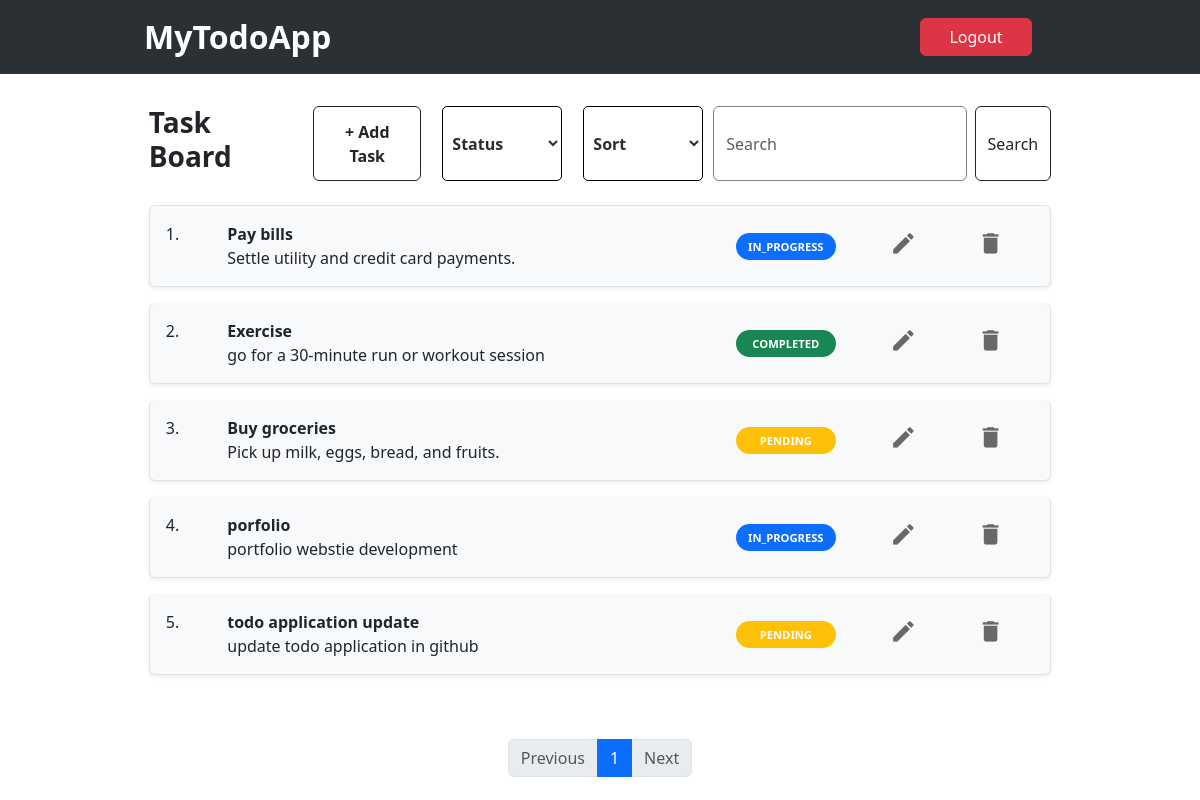
Screenshot of / (signed in) with the database file from the repository.
### todo/models.py (models this page shows, shortened)
class Task(models.Model):
    user = models.ForeignKey(User,on_delete=models.CASCADE)
    title = models.CharField(max_length = 255)
    description = models.TextField(default="")
    status = models.CharField(choices=StatusChoices.CHOICE_LIST, max_length=16)
    due_date = models.DateField(blank = True,null=True)
    due_time = models.TimeField(blank = True, null = True)
    created_at = models.DateTimeField(auto_now_add=True)
    updated_at = models.DateTimeField(auto_now=True)

### todo/views.py (the view)
# urls.py: path('',list_create_task),
@login_required
@csrf_exempt
def list_create_task(request):
    if request.method == "GET":
        page = request.GET.get("page",1)
        search = request.GET.get("search",None)
        status = request.GET.get("status",None)
        sort_by = request.GET.get("sort", "-created_at")
        task_queryset = Task.objects.filter(user=request.user).order_by(sort_by)
        if search is not None:
            task_queryset = task_queryset.filter(title__icontains=search)
        if status is not None and status != "ALL":
            task_queryset = task_queryset.filter(status=status)
        page_size = 5
        paginator = Paginator(task_queryset,page_size)
        try:
            page_obj = paginator.page(page)
        except PageNotAnInteger:
            page_obj = paginator.page(1)
        except EmptyPage:
            page_obj = paginator.page(paginator.num_pages)
        next_page,prev_page = "",""
        serialize_data = serialize("json",page_obj.object_list)
        context = {
            "is_paginated" : False,
            "page_obj" : page_obj,
            "paginator" : page_obj.paginator,
            "results" : page_obj.object_list,
            "search_str" : search,
            "is_loged_in": True
        }
        if context["results"]:
            context["is_paginated"] = True
        return render(request, template_name='todo/todo_list.html',context=context)
    else:
        return JsonResponse({
            "status" : "error",
            "message" : "not found",
            "payload" : {}
        },status=404)

### todo/templates/todo/todo_list.html (shortened to what this page needs)
{% extends 'todo/main.html' %}
{% block body %}
<div class="main-area py-2" style="padding: 0 10% 0 10%;">
    <div class="filter my-4">
        <div class="add-filter">
            <h3 class="task-board">Task Board</h3>
            <button type="button" class="btn btn-outline-dark" data-bs-toggle="modal"
                data-bs-target="#create-task-modal" style="font-weight: bold;" onclick="reset_form()">+ Add
                Task</button>
            <select name="status" id="status-list" onchange="location = filter_status_url();"
                style="font-weight: bold; color: rgb(44, 44, 44); width: 120px;">
                <option value="" id="status-placeholder" disabled hidden selected>Status</option>
            </select>
            <select name="sort" id="sort-list" onchange="location = ordering_url();"
                style="font-weight: bold; color: rgb(44, 44, 44);width: 120px;">
                <option value="" id="status-placeholder" disabled hidden selected>Sort</option>
            </select>
        </div>
        <form method="GET" action="/list_task/" class="d-flex" role="search">
            <input class="form-control me-2" style="border: 1px solid grey;" type="search" name="search"
                placeholder="Search" aria-label="Search" value='{% if search_str %} {{search_str}} {% endif %}'>
            <button class="btn btn-outline-dark" type="submit">Search</button>
        </form>
    </div>
    <div class="list-group" style="margin: 0 3% 0 3%;">
        <ol class="list-group list-group-numbered">
            {% for task in results %}
            <li
                class="list-group-item d-flex justify-content-between align-items-start shadow-sm p-3 mb-3 bg-body-tertiary rounded">
                <div class="ms-5 me-auto">
                    <div class="fw-bold">{{task.title}}</div>
                    {{task.description}}
                </div>
                {% if task.status == 'IN_PROGRESS' %}
                <span class="badge bg-primary rounded-pill p-2 my-auto mx-4"
                    style="width: 100px; font-size: 0.7rem;">{{task.status}}</span>
                {% elif task.status == 'COMPLETED' %}
                <span class="badge bg-success rounded-pill p-2 my-auto mx-4"
                    style="width: 100px; font-size: 0.7rem;">{{task.status}}</span>
                {% elif task.status == 'ARCHIVED' %}
                <span class="badge rounded-pill p-2 my-auto mx-4"
                    style="width: 100px; font-size: 0.7rem; background-color: rgb(224, 161, 44);">{{task.status}}</span>
                {% else %}
                <span class="badge bg-warning rounded-pill p-2 my-auto mx-4"
                    style="width: 100px; font-size: 0.7rem;">{{task.status}}</span>
                {% endif %}
                <button type="button" class="my-auto mx-4" data-bs-toggle="modal" data-bs-target="#create-task-modal"
                    onclick="update_data('{{task.id}}','{{task.title}}','{{task.description}}','{{task.status}}','{{task.due_date}}')"
                    style="border-radius: 50px; border: none;background: transparent;"><i
                        class="edit material-icons my-auto">edit</i></button>
                <form method="POST" action="{% url 'delete_task' task.id %}" class="my-auto mx-4"> {% csrf_token %}
                    <button type="submit" style="border-radius: 50px; border: none;background: transparent;"><i
                            class="delete material-icons my-auto">delete</i></button>
                </form>
            </li>
            {% endfor %}
        </ol>
    </div>
    {% if is_paginated %}
    <div class="pagination">
        <ul class="pagination">
            <li class="page-item {% if not page_obj.has_previous %} disabled {% endif %}">
                <a class="page-link"
                    href="{% if  page_obj.has_previous %} /list_task/?page={{page_obj.previous_page_number}} {% endif %}">Previous</a>
            </li>
            {% for page in paginator.page_range %}
            {% if page == page_obj.number %}
            <li class="page-item active" aria-current="page">
                <a class="page-link" href="/list_task/?page={{page}}">{{page}}</a>
            </li>
            {% else %}
            <li class="page-item"><a class="page-link" href="/list_task/?page={{page}}">{{page}}</a></li>
            {% endif %}
            {% endfor %}
            <li class="page-item {% if not page_obj.has_next %} disabled {% endif %}">
                <a class="page-link"
                    href="{% if  page_obj.has_next %} /list_task/?page={{page_obj.next_page_number}} {% endif %}">Next</a>
            </li>
        </ul>
    </div>
    {% endif %}
</div>
{% endblock %}

### todo/templates/todo/main.html (shortened to what this page needs)
<!DOCTYPE html>
<html lang="en">
<head>
    <link href="https://cdn.jsdelivr.net/npm/bootstrap@5.3.2/dist/css/bootstrap.min.css" rel="stylesheet"
>
</head>
<body>
    <nav class="navbar navbar-expand-lg bg-body-tertiary" data-bs-theme="dark">
        <div class="container-fluid" style="padding: 0 12% 0 12%;">
            <a class="navbar-brand fs-2 fw-bold" href="#">MyTodoApp</a>
            <div style="display: flex;flex-direction:row;">
                {%  if  is_loged_in %}
                <form method="POST" action="{% url 'logout' %}"> {% csrf_token %}
                    <input class="btn btn-danger mx-4" style="width: 7rem;" type="submit" value="Logout">
                </form>
                {% endif %}
            </div>
        </div>
    </nav>
    {% block body %}
    {% endblock %}
</body>
</html>

### todo/templates/todo/todo_list.html (style rules this page uses)
.filter { display: flex; margin: 1% 3%; gap: 10px; justify-content: space-between; }
#status-list, #sort-list { background-color: white; border: 1px solid black; padding: 5px; border-radius: 5px; margin-left: 5px; }
.pagination { display: flex; justify-content: center; margin-top: 1.5rem; }
.add-filter { display: flex; gap: 1rem; }
.task-board { font-weight: 900; }
.material-icons { font-size: 1.7rem; color: rgb(104, 104, 104); }

### rows the page displays
Task: title "Pay bills", description "Settle utility and credit card payments.", status "IN_PROGRESS"
Task: title "Exercise", description "go for a 30-minute run or workout session", status "COMPLETED"
Task: title "Buy groceries", description "Pick up milk, eggs, bread, and fruits.", status "PENDING"
Task: title "porfolio", description "portfolio webstie development", status "IN_PROGRESS"
Task: title "todo application update", description "update todo application in github", status "PENDING"

### other values shown
{{ page }} "1"
